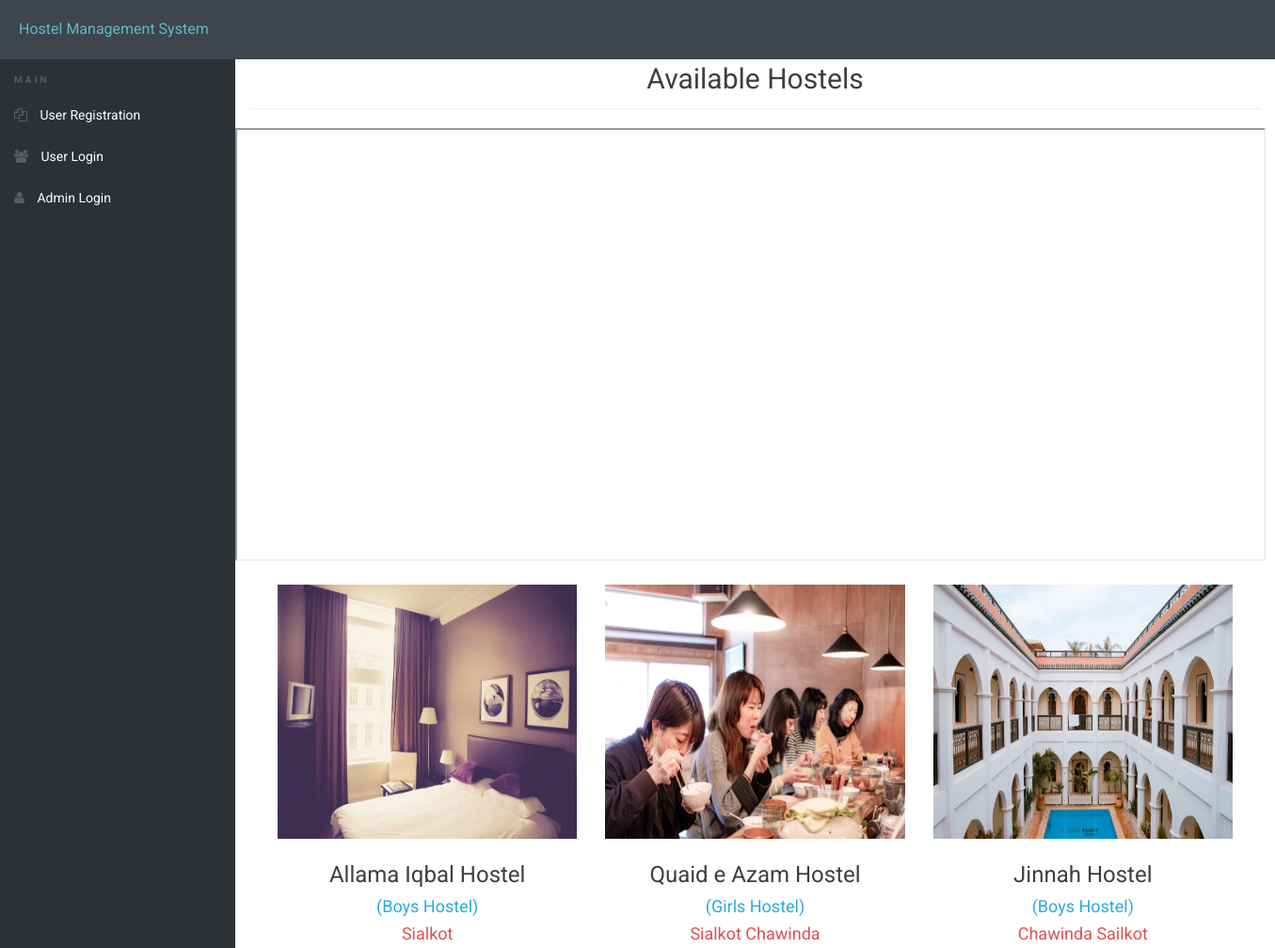
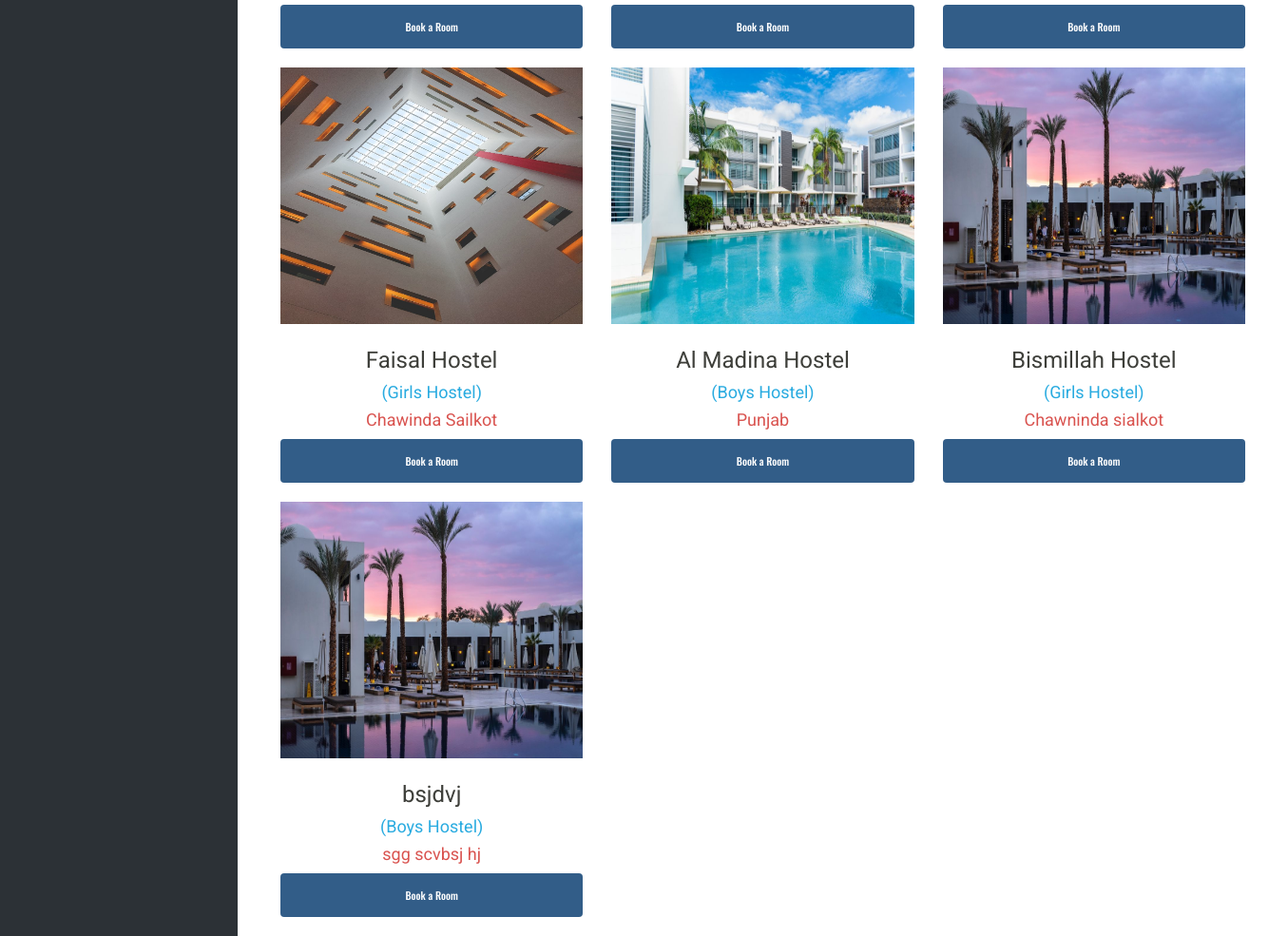
/Hostel/user/hostels.php, run on the app's committed database (2 pictures, top to bottom).
### tables this page shows
CREATE TABLE `hostel` (
  `Hostel_id` int(10) NOT NULL,
  `Hostel_name` varchar(255) NOT NULL,
  `No_of_rooms` varchar(255) DEFAULT NULL,
  `address` varchar(255) NOT NULL,
  `type` varchar(10) NOT NULL,
  `status` varchar(100) NOT NULL DEFAULT 'pending'
);

### Hostel/user/hostels.php (the view, shortened to what this page needs)
<?php
include('includes/config.php');
?>
<!doctype html>
<html lang="en" class="no-js">
<head>
<link rel="stylesheet" href="css/font-awesome.min.css">
<link rel="stylesheet" href="css/bootstrap.min.css">
<link rel="stylesheet" href="css/dataTables.bootstrap.min.css">
<link rel="stylesheet" href="css/bootstrap-social.css">
<link rel="stylesheet" href="css/bootstrap-select.css">
<link rel="stylesheet" href="css/fileinput.min.css">
<link rel="stylesheet" href="css/awesome-bootstrap-checkbox.css">
<link rel="stylesheet" href="css/style.css">
</head>
<body>
<?php include("includes/header.php");?>
<div class="ts-main-content">
<?php include("includes/sidebar.php");?>
<div class="content-wrapper">
<div class="container-fluid">
<div class="row">
<div class="col-md-12">
<?php
$uid=$_SESSION['login'];
$stmt=$mysqli->prepare("SELECT emailid FROM registration WHERE emailid=? ");
$stmt->bind_param('s',$uid);
$stmt->execute();
$stmt -> bind_result($email);
$rs=$stmt->fetch();
if($rs)
{
	$mes="Room already booked by you";
?>
<h3 style="color: red;padding-top: 20px;text-align: center;" align="left"><?php echo $mes;?></h3>
<?php }
else{
	$mes="";
}
?>
<h2 class="page-title text-center" style="margin-top:3%">Available Hostels</h2>
<div class="row">
<iframe src="https://www.google.com/maps/d/u/0/embed?mid=1_a3dgWGNSsKRzb_1zTM_t_WTFLMh8G1N" width="1095" height="460"></iframe><br><br>
</div>
</div>
<div class="container-fluid">
<div class="col-md-12">
<?php
$con=mysqli_connect("localhost","root","","hostel");
$sql="SELECT * FROM `hostel`";
$run=mysqli_query($con,$sql);
while($data=mysqli_fetch_assoc($run))
{
	$i=rand(1,10);
?>
<div class="col-md-4">
<div class="card">
<div class="card-header"><img src="img/hostel<?php echo $i; ?>.jpg" width="100%" height="270px"></div>
<h3 class="card-body" style="padding-top: 5px;padding-left: 5px;padding-right: 5px;text-align: center;"><?php echo $data['Hostel_name'];?></h3>
<h4 class="text-center text-info">(<?php echo $data['type'];?> Hostel)</h4>
<h4 class="text-danger" style="text-align: center;"><?php echo $data['address'];?></h4>
<div class="card-footer" style="padding-bottom: 20px">
<a href="book-hostel.php?id=<?php echo $data['Hostel_id']; ?>" class="btn btn-primary btn-block <?php if($mes=="Room already booked by you"){ ?> disabled <?php } ?>">Book a Room</a></div>
</div>
</div>
<?php
}
?>
</div>
</div>
</div>
</div>
</div>
</div>
</body>
</html>

### Hostel/user/includes/header.php (shortened to what this page needs)
<?php if($_SESSION['id'])
{ ?><div class="brand clearfix">
		<a href="#" class="logo" style="font-size:16px;" style="width: 100%">Hostel Management System</a>
		<span class="menu-btn"><i class="fa fa-bars"></i></span>
		<ul class="ts-profile-nav">
			<li class="ts-account">
				<a href="#"><img src="img/ts-avatar.jpg" class="ts-avatar hidden-side" alt=""> Account <i class="fa fa-angle-down hidden-side"></i></a>
				<ul>
					<li><a href="my-profile.php">My Account</a></li>
					<li><a href="logout.php">Logout</a></li>
				</ul>
			</li>
		</ul>
	</div>
<?php
} else { ?>
<div class="brand clearfix">
		<a href="#" class="logo" style="font-size:16px;">Hostel Management System</a>
	</div>
	<?php } ?>

### Hostel/user/includes/sidebar.php
<nav class="ts-sidebar">
<ul class="ts-sidebar-menu">
<li class="ts-label">Main</li>
<?PHP if(isset($_SESSION['id']))
{ ?>
<li><a href="dashboard.php"><i class="fa fa-desktop"></i>Dashboard</a></li>
<li><a href="my-profile.php"><i class="fa fa-user"></i> My Profile</a></li>
<li><a href="change-password.php"><i class="fa fa-files-o"></i>Change Password</a></li>
<li><a href="hostels.php"><i class="fa fa-file-o"></i>Book a Room</a></li>
<li><a href="room-details.php"><i class="fa fa-file-o"></i>Room Details</a></li>
<li><a href="Pay_Charges.php"><i class="fa fa-file-o"></i>Pay Hostel Dues</a></li>
<li><a href="access-log.php"><i class="fa fa-file-o"></i>Access log</a></li>
<?php } else { ?>
<li><a href="registration.php"><i class="fa fa-files-o"></i> User Registration</a></li>
<li><a href="index.php"><i class="fa fa-users"></i> User Login</a></li>
<li><a href="admin"><i class="fa fa-user"></i> Admin Login</a></li>
<?php } ?>
</ul>
</nav>

### Hostel/user/css/style.css (style rules this page uses)
html { font-size: 14px; }
@media only screen and (min-width: 480px) { html { font-size: 17px; } }
@media only screen and (min-width: 768px) { html { font-size: 14px; } }
body { font-size: 1em; }
a { color: #37a6c4; }
.btn { font-family: 'Oswald', sans-serif; }
ul, li { margin: 0; padding: 0; list-style: none; }
.btn { text-transform: none; }
.page-title { padding-bottom: 15px; margin-bottom: 20px; border-bottom: 1px solid #f0f0f0; }
.brand { background: #3e454c; position: relative; z-index: 3; position: fixed; width: 100%; top: 0; }
.brand .logo { box-sizing: border-box; padding: 20px; float: left; display: block; width: 200px; }
@media only screen and (min-width: 992px) { .brand .logo { width: 250px; } }
.ts-sidebar { background: #2c3136; max-height: 0; transition: max-height 0.3s; overflow: hidden; position: fixed; z-index: 2; width: 100%; bottom: 0; top: 60px; overflow-y: auto; }
@media only screen and (min-width: 992px) { .ts-sidebar { max-height: 100%; bottom: 0; } }
.ts-sidebar-menu .ts-label { color: #585c64; font-weight: bold; padding: 8px 15px; text-transform: uppercase; font-size: 10px; letter-spacing: 3px; margin-top: 10px; }
.ts-sidebar-menu a { display: block; text-decoration: none; padding: 12px 15px; color: #fff; }
.ts-sidebar-menu li { position: relative; }
.ts-sidebar-menu li i { color: #585c64; margin-right: 10px; }
.ts-main-content .content-wrapper { padding-top: 15px; margin-top: 20px; }
@media only screen and (min-width: 992px) { .ts-main-content .ts-sidebar { width: 250px; float: left; } }
@media only screen and (min-width: 992px) { .ts-main-content .content-wrapper { margin-left: 250px; } }

### data on the page
hostel: shows a picture, Hostel_name "Allama Iqbal Hostel", type "Boys", address "Sialkot"
hostel: shows a picture, Hostel_name "Quaid e Azam Hostel", type "Girls", address "Sialkot Chawinda"
hostel: shows a picture, Hostel_name "Jinnah Hostel", type "Boys", address "Chawinda Sailkot"
hostel: shows a picture, Hostel_name "Faisal Hostel", type "Girls", address "Chawinda Sailkot"
hostel: shows a picture, Hostel_name "Al Madina Hostel", type "Boys", address "Punjab"
hostel: Hostel_name "Bismillah Hostel", type "Girls", address "Chawninda sialkot"
hostel: Hostel_name "bsjdvj", type "Boys", address "sgg scvbsj hj"
